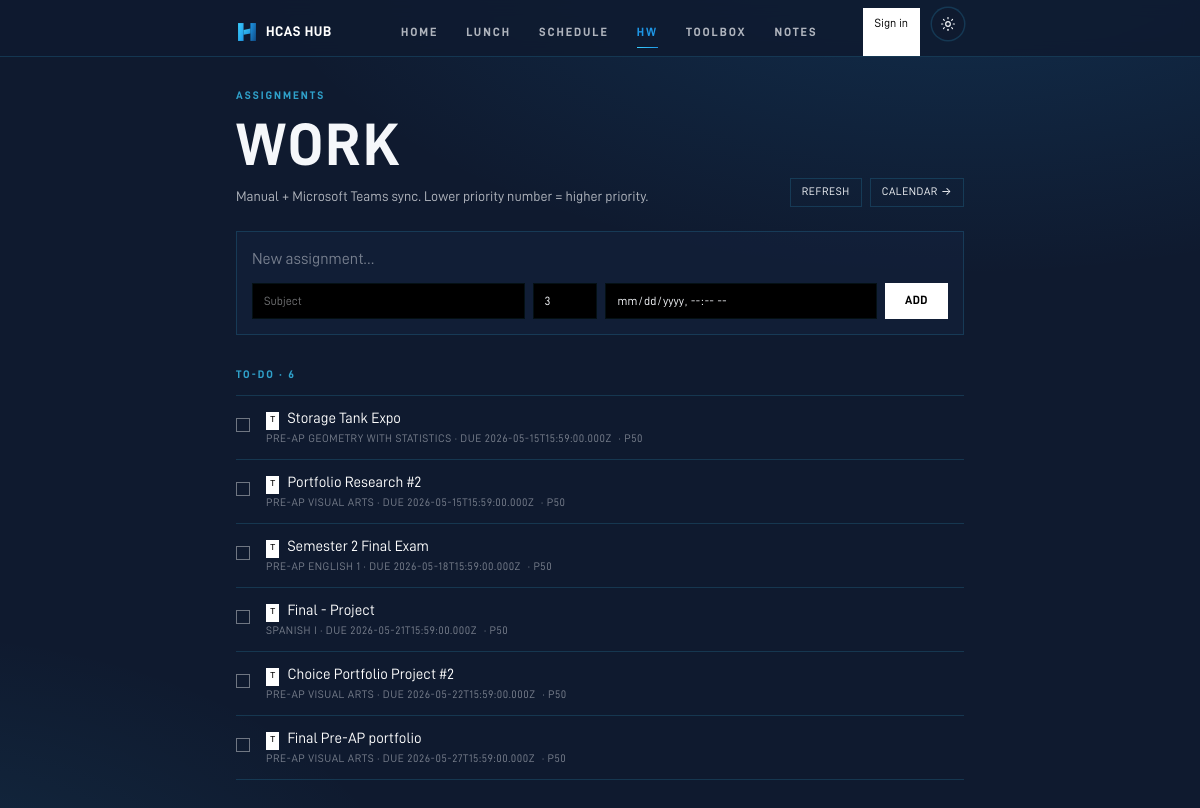
The app's page /assignments with its own data.
### tables this page shows
CREATE TABLE assignments (
            id INTEGER PRIMARY KEY AUTOINCREMENT,
            title TEXT NOT NULL,
            subject TEXT,
            due_at TEXT,
            done INTEGER NOT NULL DEFAULT 0,
            priority INTEGER DEFAULT 99,
            created_at TEXT NOT NULL DEFAULT (datetime('now'))
        , source TEXT DEFAULT 'manual', external_id TEXT, updated_at TEXT, user_id TEXT);

### main.py (the view)
@app.get("/assignments", response_class=HTMLResponse)
def assignments(request: Request):
    user = auth.current_user(request)
    uid = user["id"] if user else None
    rows = db.list_assignments(uid)
    sig = "|".join(f"{r['id']}:{r['done']}:{r['title']}:{r.get('due_at') or ''}" for r in rows)
    return render(request, "assignments.html", active="assignments",
                  assignments=rows, assignments_sig=sig)

### templates/assignments.html (shortened to what this page needs)
{% extends "base.html" %}
{% block content %}
<div class="pt-2 pb-6 flex items-end justify-between gap-4">
  <div>
    <div class="eyebrow mb-3">Assignments</div>
    <h1 class="display text-[44px] sm:text-[60px]">Work</h1>
    <p class="mt-3 text-[14px] text-ink-soft">Manual + Microsoft Teams sync. Lower priority number = higher priority.</p>
  </div>
  <div class="flex items-center gap-2 shrink-0">
    <button id="sync-refresh" type="button"
            class="hairline px-3 py-1.5 text-[11px] uppercase tracking-wider hover:bg-paper-soft">
      Refresh
    </button>
    <a href="/calendar" class="hairline px-3 py-1.5 text-[11px] uppercase tracking-wider hover:bg-paper-soft">Calendar →</a>
  </div>
</div>
<form method="post" action="/assignments/add" class="hairline p-4 mb-8 space-y-3 bg-paper-soft/40">
  <input name="title" required placeholder="New assignment…"
         class="w-full bg-transparent text-[16px] placeholder-ink-mute focus:outline-none" />
  <div class="flex flex-wrap gap-2">
    <input name="subject" placeholder="Subject" class="flex-1 min-w-[120px] bg-black hairline-soft px-3 py-2 text-[12px] placeholder-ink-mute focus:outline-none" />
    <input name="priority" type="number" min="1" max="99" value="3" class="w-16 bg-black hairline-soft px-3 py-2 text-[12px] focus:outline-none" />
    <input name="due_at" type="datetime-local" class="flex-1 min-w-[160px] bg-black hairline-soft px-3 py-2 text-[12px] focus:outline-none" />
    <button class="px-5 py-2 bg-white text-black display text-[12px] tracking-wider hover:bg-ink-soft transition">Add</button>
  </div>
</form>
{% set open = assignments | rejectattr('done') | list %}
{% set done = assignments | selectattr('done') | list %}
<section>
  <h2 class="eyebrow mb-3">To-do · {{ open|length }}</h2>
  {% if open %}
    <ul class="border-t border-line">
      {% for a in open %}
      <li class="border-b border-line py-3 flex items-start gap-4 group">
        <form method="post" action="/assignments/{{ a.id }}/toggle" class="mt-1.5">
          <button type="submit" class="w-3.5 h-3.5 border border-white/40 hover:border-white hover:bg-paper-tint transition" title="Mark done"></button>
        </form>
        <div class="flex-1 min-w-0">
          <div class="flex items-start gap-2">
            {% if a.source == 'teams' %}
              <span class="text-[9px] font-mono mt-1 px-1 py-0.5 bg-white text-black shrink-0" title="Synced from Microsoft Teams">T</span>
            {% endif %}
            <div class="text-[15px] text-white truncate">{{ a.title }}</div>
          </div>
          <div class="text-[11px] text-ink-mute uppercase tracking-wider">
            {% if a.subject %}{{ a.subject }}{% endif %}{% if a.due_at %}{% if a.subject %} · {% endif %}due {{ a.due_at }}{% endif %}
            <span class="ml-1">· P{{ a.priority }}</span>
          </div>
        </div>
        <form method="post" action="/assignments/{{ a.id }}/delete">
        </form>
      </li>
      {% endfor %}
    </ul>
  {% else %}
    <p class="text-[13px] text-ink-mute py-2">All caught up.</p>
  {% endif %}
</section>
{% endblock %}

### templates/base.html (style rules this page uses)
:root { --page-bg: #0F1A2F; --page-text: #F5F7FA; --bar-bg: rgba(15,26,47,0.85); --bar-border: rgba(59,207,255,0.16); --ink-soft: rgba(245,247,250,0.70); --ink-mute: rgba(245,247,250,0.45); --tint: rgba(21,36,65,0.55); --glow-1: rgba(30,150,229,0.18); --glow-2: rgba(59,207,255,0.10); }
html, body { background: radial-gradient(1200px 600px at 80% -10%, var(--glow-1), transparent 60%), radial-gradient(900px 500px at -10% 110%, var(--glow-2), transparent 60%), var(--page-bg); color: var(--page-text); font-feature-settings: 'cv11', 'ss01', 'ss03'; -webkit-font-smoothing: antialiased; -moz-osx-font-smoothing: grayscale; -webkit-tap-highlight-color: transparent; transition: background 0.3s ease, color 0.3s ease; }
input, textarea, select { font-size: 16px; color: var(--page-text); }
.hairline { box-shadow: inset 0 0 0 1px var(--bar-border); }
.hairline-soft { box-shadow: inset 0 0 0 1px rgba(59,207,255,0.08); }
.display { font-family: "D-DIN", Inter, system-ui, sans-serif; font-weight: 700; letter-spacing: 0.04em; text-transform: uppercase; line-height: 0.95; }
.eyebrow { font-family: "D-DIN", Inter, system-ui, sans-serif; font-weight: 700; letter-spacing: 0.18em; text-transform: uppercase; font-size: 11px; color: rgba(59,207,255,0.75); }

### records on screen
assignments: source "T", title "Storage Tank Expo", subject "PRE-AP GEOMETRY WITH STATISTICS", due_at "2026-05-15T15:59:00.000Z", priority "50"
assignments: source "T", title "Portfolio Research #2", subject "PRE-AP VISUAL ARTS", due_at "2026-05-15T15:59:00.000Z", priority "50"
assignments: source "T", title "Semester 2 Final Exam", subject "PRE-AP ENGLISH 1", due_at "2026-05-18T15:59:00.000Z", priority "50"
assignments: source "T", title "Final - Project", subject "SPANISH I", due_at "2026-05-21T15:59:00.000Z", priority "50"
assignments: source "T", title "Choice Portfolio Project #2", subject "PRE-AP VISUAL ARTS", due_at "2026-05-22T15:59:00.000Z", priority "50"
assignments: source "T", title "Final Pre-AP portfolio", subject "PRE-AP VISUAL ARTS", due_at "2026-05-27T15:59:00.000Z", priority "50"

### other values on screen
{{ label }} "HOME" "LUNCH" "SCHEDULE" "HW" "TOOLBOX" "NOTES"
{{ open|length }} "6"
